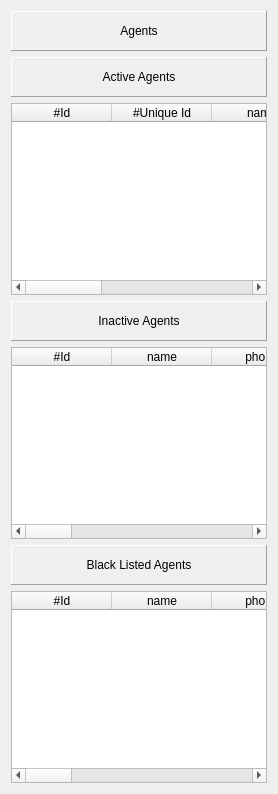
        <widget class="QWidget" name="cus03">
         <layout class="QVBoxLayout" name="verticalLayout_23">
          <item>
           <layout class="QHBoxLayout" name="horizontalLayout_53">
            <item>
             <widget class="QLabel" name="label_205">
              <property name="minimumSize">
               <size>
                <width>0</width>
                <height>40</height>
               </size>
              </property>
              <property name="styleSheet">
               <string notr="true"/>
              </property>
              <property name="frameShape">
               <enum>QFrame::Panel</enum>
              </property>
              <property name="frameShadow">
               <enum>QFrame::Raised</enum>
              </property>
              <property name="text">
               <string>Agents</string>
              </property>
              <property name="alignment">
               <set>Qt::AlignCenter</set>
              </property>
             </widget>
            </item>
           </layout>
          </item>
          <item>
           <widget class="QLabel" name="label_177">
            <property name="minimumSize">
             <size>
              <width>0</width>
              <height>40</height>
             </size>
            </property>
            <property name="styleSheet">
             <string notr="true"/>
            </property>
            <property name="frameShape">
             <enum>QFrame::Panel</enum>
            </property>
            <property name="frameShadow">
             <enum>QFrame::Raised</enum>
            </property>
            <property name="text">
             <string>Active Agents</string>
            </property>
            <property name="alignment">
             <set>Qt::AlignCenter</set>
            </property>
           </widget>
          </item>
          <item>
           <widget class="QTableWidget" name="tw_active_agents">
            <property name="styleSheet">
             <string notr="true">color: rgb(0, 0, 0);</string>
            </property>
            <column>
             <property name="text">
              <string>#Id</string>
             </property>
            </column>
            <column>
             <property name="text">
              <string>#Unique Id</string>
             </property>
            </column>
            <column>
             <property name="text">
              <string>name</string>
             </property>
            </column>
            <column>
             <property name="text">
              <string>type</string>
             </property>
            </column>
            <column>
             <property name="text">
              <string>phone</string>
             </property>
            </column>
            <column>
             <property name="text">
              <string>View/Edit</string>
             </property>
            </column>
           </widget>
          </item>
          <item>
           <widget class="QLabel" name="label_206">
            <property name="minimumSize">
             <size>
              <width>0</width>
              <height>40</height>
             </size>
            </property>
            <property name="styleSheet">
             <string notr="true"/>
            </property>
            <property name="frameShape">
             <enum>QFrame::Panel</enum>
            </property>
            <property name="frameShadow">
             <enum>QFrame::Raised</enum>
            </property>
            <property name="text">
             <string>Inactive Agents</string>
            </property>
            <property name="alignment">
             <set>Qt::AlignCenter</set>
            </property>
           </widget>
          </item>
          <item>
           <widget class="QTableWidget" name="tw_active_supervisors_3">
            <property name="styleSheet">
             <string notr="true">color: rgb(0, 0, 0);</string>
            </property>
            <column>
             <property name="text">
              <string>#Id</string>
             </property>
            </column>
            <column>
             <property name="text">
              <string>name</string>
             </property>
            </column>
            <column>
             <property name="text">
              <string>phone</string>
             </property>
            </column>
            <column>
             <property name="text">
              <string>email</string>
             </property>
            </column>
            <column>
             <property name="text">
              <string>username</string>
             </property>
            </column>
            <column>
             <property name="text">
              <string>description</string>
             </property>
            </column>
            <column>
             <property name="text">
              <string>status</string>
             </property>
            </column>
            <column>
             <property name="text">
              <string>managed on</string>
             </property>
            </column>
            <column>
             <property name="text">
              <string>managed by</string>
             </property>
            </column>
            <column>
             <property name="text">
              <string>view/edit</string>
             </property>
            </column>
           </widget>
          </item>
          <item>
           <widget class="QLabel" name="label_207">
            <property name="minimumSize">
             <size>
              <width>0</width>
              <height>40</height>
             </size>
            </property>
            <property name="styleSheet">
             <string notr="true"/>
            </property>
            <property name="frameShape">
             <enum>QFrame::Panel</enum>
            </property>
            <property name="frameShadow">
             <enum>QFrame::Raised</enum>
            </property>
            <property name="text">
             <string>Black Listed Agents</string>
            </property>
            <property name="alignment">
             <set>Qt::AlignCenter</set>
            </property>
           </widget>
          </item>
          <item>
           <widget class="QTableWidget" name="tw_active_admins_3">
            <property name="styleSheet">
             <string notr="true">color: rgb(0, 0, 0);</string>
            </property>
            <column>
             <property name="text">
              <string>#Id</string>
             </property>
            </column>
            <column>
             <property name="text">
              <string>name</string>
             </property>
            </column>
            <column>
             <property name="text">
              <string>phone</string>
             </property>
            </column>
            <column>
             <property name="text">
              <string>email</string>
             </property>
            </column>
            <column>
             <property name="text">
              <string>username</string>
             </property>
            </column>
            <column>
             <property name="text">
              <string>description</string>
             </property>
            </column>
            <column>
             <property name="text">
              <string>status</string>
             </property>
            </column>
            <column>
             <property name="text">
              <string>managed on</string>
             </property>
            </column>
            <column>
             <property name="text">
              <string>managed by</string>
             </property>
            </column>
            <column>
             <property name="text">
              <string>view/edit</string>
             </property>
            </column>
           </widget>
          </item>
         </layout>
        </widget>
